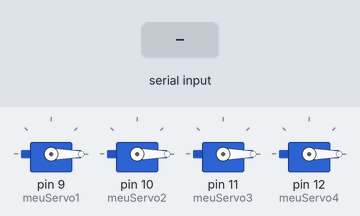
The program below on a simulated Arduino Uno, built with avr-gcc and run on an emulated ATmega328P. Parts: 4 × servo. The inputs (shaded band) are chosen by the test bench.

Above: at 1.2 s.
1.3 s: "G" received over Serial
At 2.2 s:
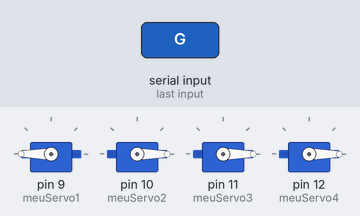
4.3 s: "S" received over Serial
7.3 s: "E" received over Serial
At 7.6 s:
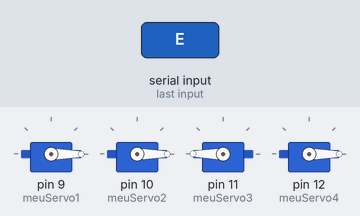
8.8 s: "Q" received over Serial
At 10.0 s:
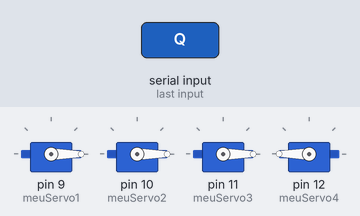
10.3 s: "F" received over Serial
At 11.1 s:
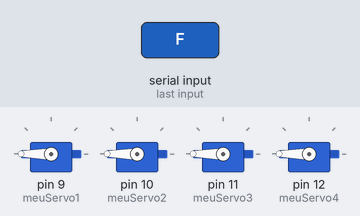
11.8 s: "A" received over Serial
At 12.3 s:
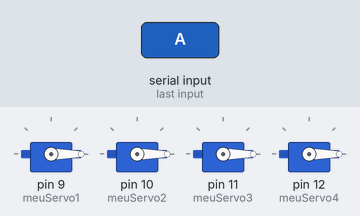
Timing chart, 0 to 14.3 s (numbered marks = the images above; inputs shaded):
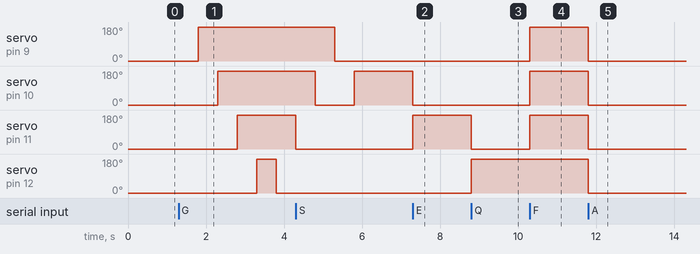

Measured:
- after the input at 1.3 s, servo on pin 9 (meuServo1): 0° → 180° after 0.50 s; servo on pin 10 (meuServo2): 0° → 180° after 1.0 s; servo on pin 11 (meuServo3): 0° → 180° after 1.5 s; servo on pin 12 (meuServo4): 0° → 180° after 2.0 s, → 0° 0.50 s later
- after the input at 7.3 s, servo on pin 10 (meuServo2): 180° → 0° at once; servo on pin 11 (meuServo3): 0° → 180° at once
- after the input at 8.8 s, servo on pin 11 (meuServo3): 180° → 0° at once; servo on pin 12 (meuServo4): 0° → 180° at once
- after the input at 10.3 s, servo on pin 9 (meuServo1), servo on pin 10 (meuServo2), servo on pin 11 (meuServo3): 0° → 180° at once
- after the input at 11.8 s, servo on pin 9 (meuServo1), servo on pin 10 (meuServo2), servo on pin 11 (meuServo3), servo on pin 12 (meuServo4): 180° → 0° at once

The program:

main.cpp
```cpp
#include <Arduino.h>
#include <Servo.h>

Servo meuServo1;
Servo meuServo2;
Servo meuServo3;
Servo meuServo4;

void setup() {
  Serial.begin(9600);
  meuServo1.attach(9); // Conecte o fio de sinal do servo no Pino 9
  meuServo2.attach(10);
  meuServo3.attach(11);
  meuServo4.attach(12);
  meuServo1.write(0);  // Posição inicial
  meuServo2.write(0);  // Posição inicial
  meuServo3.write(0);  // Posição inicial
  meuServo4.write(0);  // Posição inicial
}

void loop() {
  if (Serial.available() > 0) {
    char sinal = Serial.read();

    if (sinal == 'F') {
      meuServo1.write(180); // Ângulo para abrir (ajuste se necessário)
      meuServo2.write(180);
      meuServo3.write(180);
      meuServo4.write(180);
    }
    else if (sinal == 'A') {
      meuServo1.write(0);   // Ângulo para fechar
      meuServo2.write(0);
      meuServo3.write(0);
      meuServo4.write(0);
    }
    else if (sinal == 'U') {
      meuServo1.write(180);
      meuServo2.write(0);
      meuServo3.write(0);
      meuServo4.write(0);   // Ângulo para fechar
    }
    else if (sinal == 'D') {
      meuServo1.write(180);
      meuServo2.write(180);
      meuServo3.write(0);
      meuServo4.write(0);   // Ângulo para fechar
    }
    else if (sinal == 'T') {
      meuServo1.write(180);
      meuServo2.write(180);
      meuServo3.write(180);
      meuServo4.write(0);   // Ângulo para fechar
    }
    else if (sinal == 'P') {
      meuServo1.write(180);
      meuServo2.write(0);
      meuServo3.write(0);
      meuServo4.write(0);   // Ângulo para fechar
    }
    else if (sinal == 'S') {
      meuServo1.write(0);
      meuServo2.write(180);
      meuServo3.write(0);
      meuServo4.write(0);   // Ângulo para fechar
    }
    else if (sinal == 'E') {
      meuServo1.write(0);
      meuServo2.write(0);
      meuServo3.write(180);
      meuServo4.write(0);   // Ângulo para fechar
    }
    else if (sinal == 'Q') {
      meuServo1.write(0);
      meuServo2.write(0);
      meuServo3.write(0);
      meuServo4.write(180);   // Ângulo para fechar
    }
    else if (sinal == 'G') {
      meuServo1.write(0);
      meuServo2.write(0);
      meuServo3.write(0);
      meuServo4.write(0);
      delay(500);
      meuServo1.write(180);
      delay(500);
      meuServo2.write(180);
      delay(500);
      meuServo3.write(180);
      delay(500);
      meuServo4.write(180);
      delay(500);
      meuServo4.write(0);
      delay(500);
      meuServo3.write(0);
      delay(500);
      meuServo2.write(0);
      delay(500);
      meuServo1.write(0);
      delay(500);
    }
  }
}
```
